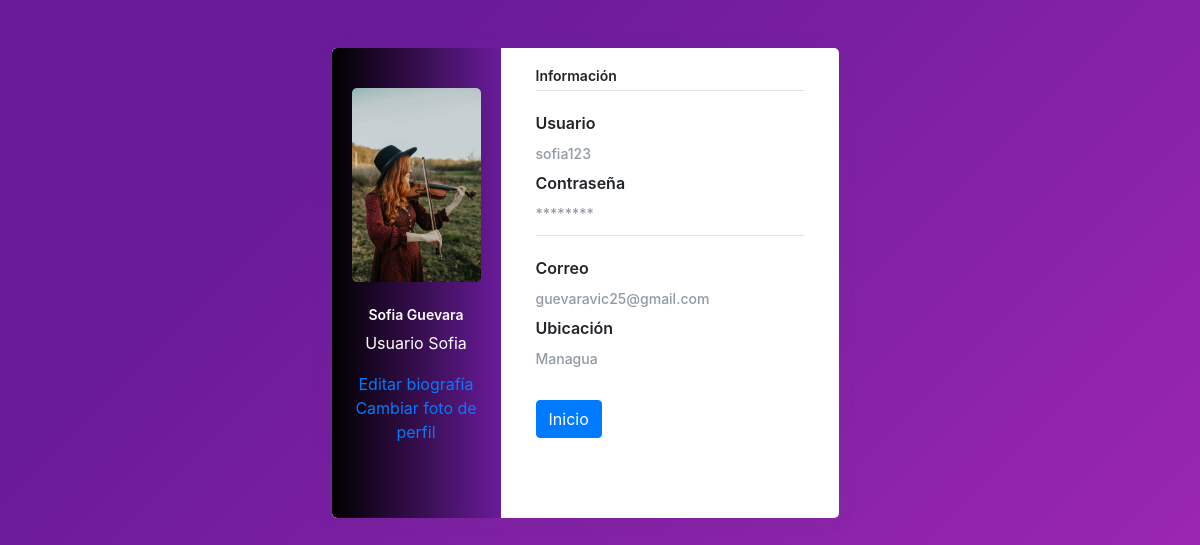
Page /foto/ (signed in) on the committed database.
### app/models.py (models this page shows, shortened)
class CustomUser(AbstractUser):
    gender_choices = [
        ('male', 'Male'),
        ('female', 'Female'),
        ('other', 'Prefer not to say'),
    ]
    profile_picture = models.ImageField(upload_to='profile_pics/', blank=True, null=True)
    location = models.CharField(max_length=100, blank=True, null=False)
    biography = models.TextField(blank=True, null=True)
    registration_date = models.DateTimeField(auto_now_add=True)
    gender = models.CharField(max_length=10, choices=gender_choices)
    last_activity = models.DateTimeField(auto_now=True)

### app/views.py (the view)
# urls.py: path('foto/', foto_view, name='foto'),
@login_required(login_url='login')
def foto_view(request):
    user = request.user
    location = user.location or 'Ubicación no disponible'
    context = {
        'first_name': user.first_name,
        'last_name': user.last_name,
        'username': user.username,
        'password': '********',
        'location': location,
        'email': user.email,
    }
    return render(request, 'foto.html', context)

### app/templates/foto.html (shortened to what this page needs)
{% load static %}
<!DOCTYPE html>
<html lang="en">
<head>
    <link rel="stylesheet" href="https://maxcdn.bootstrapcdn.com/bootstrap/4.0.0/css/bootstrap.min.css">
    <link rel="stylesheet" href="{% static 'css/foto.css' %}">
</head>
<body style="background-image: linear-gradient(315deg, #9c27b0 0%, #6a1b9a 74%); background-color: #9c27b0;">
    <div class="page-content page-container" id="page-content">
        <div class="padding">
            <div class="row container d-flex justify-content-center">
                <div class="col-xl-6 col-md-12">
                    <div class="card user-card-full">
                        <div class="row m-l-0 m-r-0">
                            <div class="col-sm-4 bg-c-lite-green user-profile">
                                <div class="card-block text-center text-white">
                                    <div class="m-b-25 profile-picture-container">
                                        {% if user.profile_picture %}
                                            <img src="{{ user.profile_picture.url }}" class="img-radius" alt="User-Profile-Image">
                                        {% endif %}
                                    </div>
                                    <h6 class="f-w-600">{{ user.first_name }} {{ user.last_name }}</h6>
                                    <p>{{user.biography}}</p>
                                    <a href="#" id="editBio"
                                        class="mdi mdi-square-edit-outline feather icon-edit m-t-10 f-16">
                                        Editar biografía
                                    </a>
                                    <a href="#" id="editProfilePic"
                                        class="mdi mdi-square-edit-outline feather icon-edit m-t-10 f-16">
                                        Cambiar foto de perfil
                                    </a>
                                </div>
                            </div>
                            <div class="col-sm-8 user-info">
                                <div class="card-block">
                                    <h6 class="m-b-20 p-b-5 b-b-default f-w-600">Información</h6>
                                    <div class="row">
                                        <div class="col-sm-6">
                                            <p class="m-b-10 f-w-600">Usuario</p>
                                            <h6 class="text-muted f-w-400">{{ user.username }}</h6>
                                        </div>
                                    </div>
                                    <div class="row">
                                        <div class="col-sm-6">
                                            <p class="m-b-10 f-w-600">Contraseña</p>
                                            <h6 class="text-muted f-w-400">********</h6>
                                        </div>
                                    </div>
                                    <h6 class="m-b-20 p-b-5 b-b-default f-w-600"></h6>
                                    <div class="row">
                                        <div class="col-sm-12">
                                            <p class="m-b-10 f-w-600">Correo</p>
                                            <h6 class="text-muted f-w-400">{{ user.email }}</h6>
                                        </div>
                                    </div>
                                    <div class="row">
                                        <div class="col-sm-6">
                                            <p class="m-b-10 f-w-600">Ubicación</p>
                                            <h6 class="text-muted f-w-400">{{ user.location }}</h6>
                                        </div>
                                    </div>
                                    <div class="row">
                                        <div class="col-sm-12 mt-4">
                                            <a href="{% url 'home' %}" class="btn btn-primary">Inicio</a>
                                        </div>
                                    </div>
                                    <ul class="social-link list-unstyled m-t-40 m-b-10">
                                        <li></li>
                                    </ul>
                                </div>
                            </div>
                        </div>
                    </div>
                </div>
            </div>
        </div>
    </div>
</body>
</html>

### static/css/foto.css (style rules this page uses)
.padding { padding: 3rem !important }
.user-card-full { overflow: hidden; }
.card { border-radius: 5px; -webkit-box-shadow: 0 1px 20px 0 rgba(69,90,100,0.08); box-shadow: 0 1px 20px 0 rgba(69,90,100,0.08); border: none; margin-bottom: 30px; }
.m-r-0 { margin-right: 0px; }
.m-l-0 { margin-left: 0px; }
.user-card-full .user-profile { border-radius: 5px 0 0 5px; }
.user-profile { padding: 20px 0; }
.card-block { padding: 1.25rem; }
.m-b-25 { margin-bottom: 25px; }
.img-radius { border-radius: 5px; }
h6 { font-size: 14px; }
.card .card-block p { line-height: 25px; }
.b-b-default { border-bottom: 1px solid #e0e0e0; }
.m-b-20 { margin-bottom: 20px; }
.p-b-5 { padding-bottom: 5px !important; }
.m-b-10 { margin-bottom: 10px; }
.text-muted { color: #919aa3 !important; }
.f-w-600 { font-weight: 600; }
.m-t-40 { margin-top: 20px; }
.user-card-full .social-link li { display: inline-block; }

### app/templates/foto.html (style rules this page uses)
#page-content { max-width: 1200px; margin: 0 auto; }
.user-profile { width: 30%; }
.user-info { width: 70%; }
.bg-c-lite-green { background: -webkit-gradient(linear, left top, right top, from(#6a1b9a), to(#000000)); background: linear-gradient(to right, #000000, #6a1b9a); }
.profile-picture-container { max-width: 100%; max-height: 200px; overflow: hidden; }
.profile-picture-container img { width: 100%; height: auto; }

### rows in the picture
CustomUser: profile_picture (picture), first_name "Sofia", last_name "Guevara", biography "Usuario Sofia", username "sofia123", email "guevaravic25@gmail.com", location "Managua"
